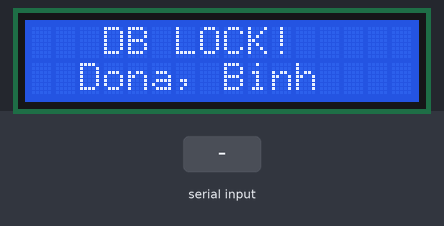
Recording of a sketch running on a simulated Arduino Uno, built with avr-gcc and run on an emulated ATmega328P. Shown: 16×2 character LCD. The inputs (shaded band) are chosen by the test bench. What the sketch prints to the serial monitor is not drawn.

Above: at 1.2 s.
1.3 s: "30,150\n" received over Serial
At 1.92 s:
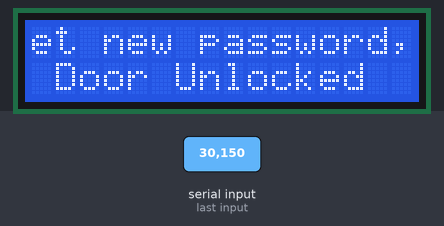
At 2.34 s:
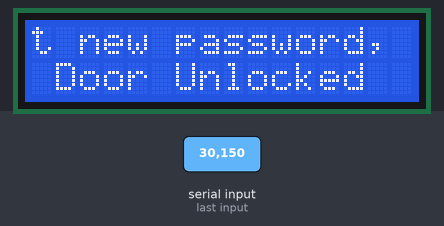
4.3 s: "90,45\n" received over Serial
At 4.41 s:
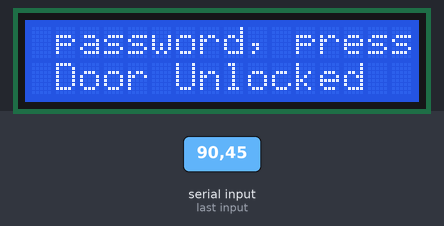
Timing chart, 0 to 7.3 s (numbered marks = the images above; inputs shaded):
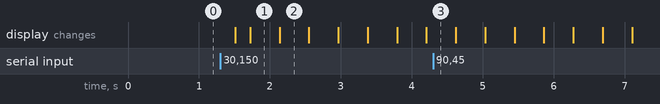

The sketch:

project_receiver.ino
```cpp
// Team Number: 20
// Names: Dona Maria, Binh Nguyen
// NetId’s - dmari21, bnguye26
// Name of the project - Lock with an Alarm system
// Abstract:
// The “Lock with an alarm system” project enhances the safety of the residents and the efficiency of door locks.
// The communication modules between the user and the lock system enables the user to open and close the lock and also gets notified if there is a potential intruder.
// The key feature of this project includes the alarm system which is setup along with the lock.
// The alarm system turns off to notify the residents inside the house that an unknown person is trying to unlock the door.
// This project offers a practical solution to security and control access authorization.


#include <LiquidCrystal.h>
#include <TimeLib.h>


const int rs = 12, en = 11, d4 = 10, d5 = 9, d6 = 8, d7 = 7;
LiquidCrystal lcd(rs, en, d4, d5, d6, d7);
unsigned long startTime = millis();
unsigned long endTime = 0;
unsigned long warningTime = 0;
int state = 0;
int attempt = 0;
char OTP[5];
char newPW[5];

// text thats prints in the first row of the LCD
String messages[6] =
{ "   DB LOCK!    ",
  "door unlocking attempts     ",
  "OTP, press D to reset     ",
  "Set new password, press A.      ",
   "Remember your new password    ",
   "Password has to be 4 digits      " };


// text thats prints in the second row of the LCD
String infos[6] = {"  Dona, Binh  ","Attempts: ", "OTP: "," Door Unlocked  ", "Password: ", ""};
String info;


void setup() {
  int col = 16;
  int row = 2;
  lcd.begin(col, row);
  Serial.begin(9600);
}

// to remove the unwanted characters.
void cleanSerialBuffer() {
  while (Serial.available() > 0) {
    char garbage = Serial.read();
  }
}

// to display the information on the LCD
void displayInfo(int state){
    lcd.setCursor(0, 1);
    lcd.print(infos[state]);
  if (state == 1){
    lcd.print(attempt);
  } else if (state == 2){
    lcd.print(OTP);
  }else if (state == 4){
    lcd.print(newPW);
  }
}


// to print the message on the LCD
void displayText(String message, int delayTime) {
  int textLength = message.length();
  // Check if scrolling is needed
  if (textLength > 16) {
    static int textIndex = 0;
    lcd.clear();
    lcd.setCursor(0, 0);
    for (int i = 0; i < 16; ++i) {
      lcd.print(message[(textIndex + i) % textLength]);
    }
    if (millis() - startTime >= delayTime) {
      startTime = millis();
      ++textIndex;
      if (textIndex >= textLength) {
        textIndex = 0;
      }
    }
  } else {
    // If the message is shorter than the screen, display it without scrolling
    lcd.clear();
    lcd.setCursor(0, 0);
    lcd.print(message);
  }
}

// to reset the state of the LCD
void end(){
  if (state == 4){
    if (endTime + 10000 <= millis()){
      state = 0;
      endTime = 0;
    }
  }else if (state == 5){
        if (warningTime + 5000 <= millis()){
      state = 3;
      warningTime = 0;
    }
  }
}


void loop() {
  displayText(messages[state] , 300);
  displayInfo(state);
  end();
  delay(200);


  if (Serial.available() >= 5){
    unsigned long startTime = millis();
    char rxData[5];
    for (int i = 0; i < 5; i++) {
      rxData[i] = Serial.read();
    }
    // Separate the 1st and 2nd digits
    char firstDigit = rxData[0];
    char secondDigit = rxData[1];


    Serial.print("1st digt: ");
    Serial.print(firstDigit);
    Serial.print("  | ");
    Serial.println(rxData);


     switch (firstDigit) {
      // when the program starts
      case '0':
        attempt = 0;
        state = 0;
        break;
      // when the first try fails
      case '1':
        attempt = (int)(secondDigit - '0');
        state = 1;
        break;
      // when the three tries fail
      case '2':
        strcpy(OTP, rxData + 1);
        state = 2;
        break;
      // after correctly typing in the otp
      case '3':
        attempt = 0;
        state = 3;
        break;
      // after the user set up new password
      case '4':
        strcpy(newPW, rxData + 1);
        state = 4;
        endTime = millis();
        break;
      // warning
      case '5':
        state = 5;
        warningTime = millis();
        break;
      default:
        break;
    }
    // Reset rxData to '\0' after processing
    memset(rxData, '\0', sizeof(rxData));


    cleanSerialBuffer();
  }
}
```

Measured:
- after the input at 1.3 s, the display: first changes after 0.21 s (image 1 shows a later state)
- what the display in image 1 shows lasts 0.4 s, from 1.7 s to 2.1 s
